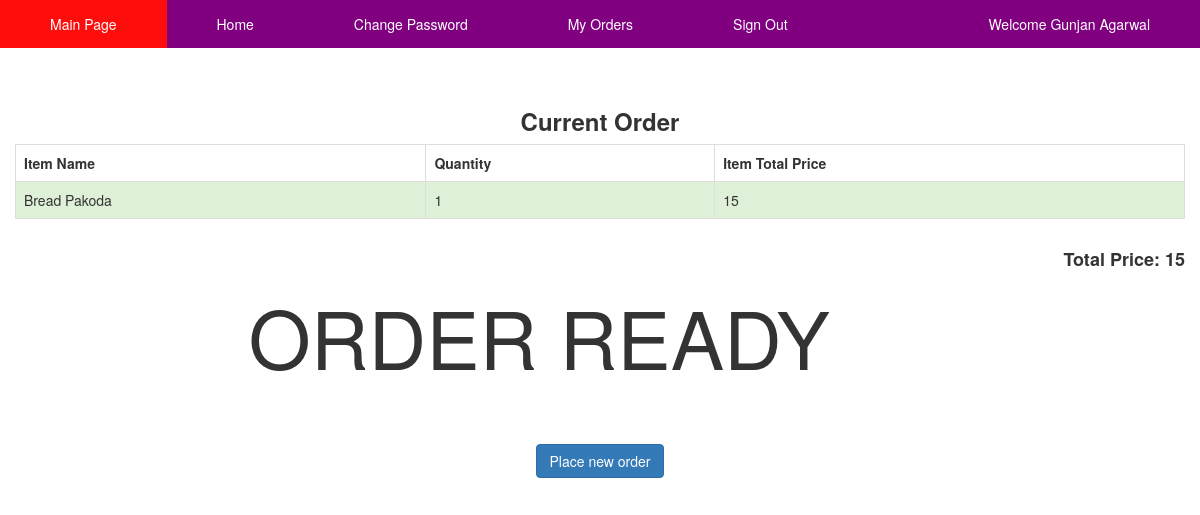
/yourorder.php?id=3 (signed in), run on the app's committed database.
### tables this page shows
CREATE TABLE `orderitems` (
  `orderid` int(11) NOT NULL DEFAULT '0',
  `item_code` int(11) NOT NULL DEFAULT '0',
  `item_quantity` int(11) DEFAULT NULL
);

CREATE TABLE `items` (
  `item_code` int(11) NOT NULL,
  `item_name` varchar(40) NOT NULL,
  `price` decimal(7,2) DEFAULT NULL,
  `tt_make` int(11) DEFAULT NULL,
  `availability` enum('0','1') DEFAULT '1',
  `count` int(11) DEFAULT NULL
);

### yourorder.php (the view, shortened to what this page needs)
<?php
	require('header.php');
	$tblcolor = array("success", "danger", "active", "info", "warning");
	$tbi=0;
	if(isset($_GET['id']))
		$orderid=$_GET['id'];
	$qry = "SELECT * from orderitems o NATURAL JOIN items i where o.orderid=$orderid order by o.orderid";
	$exe = mysqli_query($link, $qry);
?>
<br><br>
<div class="container">
<div class="row">
<table class="table table-responsive table-hover table-bordered">
	<h3><center><b>Current Order</b></center></h3>
	<tr class="default">
		<th>Item Name</th>
		<th>Quantity</th>
		<th>Item Total Price</th>
	</tr>
<?php
	$num = mysqli_num_rows($exe);
	$total_price=0; $tt_make=0;
	if($num>0){
		while($result=mysqli_fetch_array($exe)){
?>
	<tr class="<?php echo $tblcolor[$tbi]; $tbi=($tbi+1)%5; ?>">
		<td><?php echo $result['item_name']; ?></td>
		<td><?php echo $result['item_quantity']; ?></td>
		<td><?php  $pr = $result['item_quantity']*$result['price']; echo $pr; $total_price += $pr;?></td>
	</tr>
<?php
		}
	}
?>
</table>
</div>
<div class="row">
	<h4 style="float:right;"><b>Total Price: <?php echo $total_price; ?></b></h4><br><br>
	<p id="total_time" style="font-size: 80px; text-align: center;"></p><br><br>
	<p style="text-align: center;"><a href="home.php" class="btn btn-primary">Place new order</a><p>
</div>
</div>

### data on the page
orderitems: item_code.item_name "Bread Pakoda", item_quantity "1", item_quantity.price "15"

### other printed values
$_SESSION['username'] "Gunjan Agarwal"
$total_price "15"
